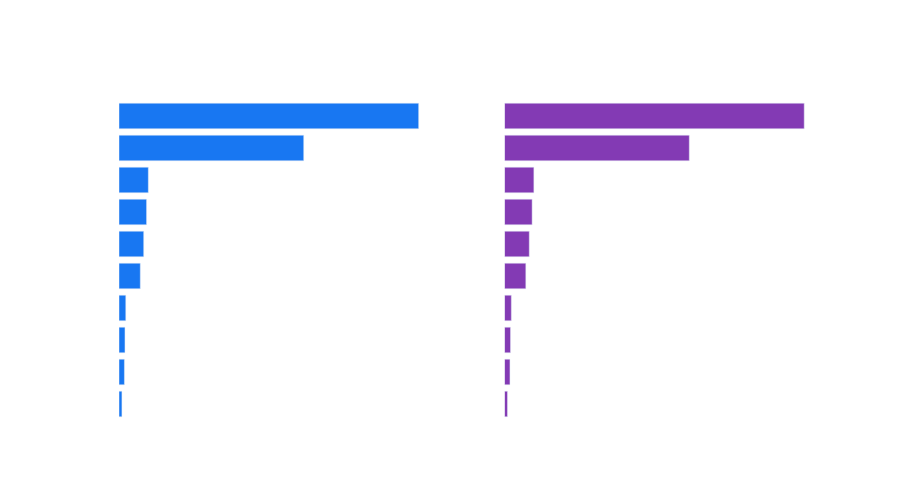

The notebook cell this image was saved under:
### Code cell
if fi_ps is not None and fi_er is not None:
    fig = make_subplots(rows=1, cols=2,
                        subplot_titles=["Drives Performance Score",
                                        "Drives Engagement Rate"])
    top_ps = fi_ps.head(10)
    top_er = fi_er.head(10)
    fig.add_trace(go.Bar(x=top_ps["Importance"], y=top_ps["Feature"],
        orientation="h", marker_color=BRAND_BLUE,
        text=top_ps["Importance"].round(4), textposition="outside"
    ), row=1, col=1)
    fig.add_trace(go.Bar(x=top_er["Importance"], y=top_er["Feature"],
        orientation="h", marker_color=BRAND_PURPLE,
        text=top_er["Importance"].round(4), textposition="outside"
    ), row=1, col=2)
    fig.update_layout(
        title="Feature Importance — Full Model",
        showlegend=False,
        plot_bgcolor="rgba(0,0,0,0)", paper_bgcolor="rgba(0,0,0,0)",
        font_color="rgba(255,255,255,0.8)",
        yaxis=dict(categoryorder="total ascending"),
        yaxis2=dict(categoryorder="total ascending"), height=500
    )
    fig.show()

### Figure 1 — Plotly figure (JSON) as saved in the notebook; plotly's stock layout.template omitted (floating-point values rounded to 4 significant figures)
{"data": [{"marker": {"color": "#1877F2"}, "orientation": "h", "text": [0.4813, 0.2967, 0.0471, 0.0443, 0.0397, 0.0342, 0.0109, 0.0096, 0.0087, 0.0047], "textposition": "outside", "type": "bar", "x": [0.4813, 0.2967, 0.0471, 0.0443, 0.0397, 0.0342, 0.0109, 0.0096, 0.0087, 0.0047], "xaxis": "x", "y": ["reach", "likes", "views", "shares", "saves", "comments", "weekday_Thursday", "month_November", "post_type_IG reel", "month_July"], "yaxis": "y"}, {"marker": {"color": "#833AB4"}, "orientation": "h", "text": [0.4813, 0.2967, 0.0471, 0.0443, 0.0397, 0.0342, 0.0109, 0.0096, 0.0087, 0.0047], "textposition": "outside", "type": "bar", "x": [0.4813, 0.2967, 0.0471, 0.0443, 0.0397, 0.0342, 0.0109, 0.0096, 0.0087, 0.0047], "xaxis": "x2", "y": ["reach", "likes", "views", "shares", "saves", "comments", "weekday_Thursday", "month_November", "post_type_IG reel", "month_July"], "yaxis": "y2"}], "layout": {"annotations": [{"font": {"size": 16}, "showarrow": false, "text": "Drives Performance Score", "x": 0.225, "xanchor": "center", "xref": "paper", "y": 1, "yanchor": "bottom", "yref": "paper"}, {"font": {"size": 16}, "showarrow": false, "text": "Drives Engagement Rate", "x": 0.775, "xanchor": "center", "xref": "paper", "y": 1, "yanchor": "bottom", "yref": "paper"}], "font": {"color": "rgba(255,255,255,0.8)"}, "height": 500, "paper_bgcolor": "rgba(0,0,0,0)", "plot_bgcolor": "rgba(0,0,0,0)", "showlegend": false, "title": {"text": "Feature Importance — Full Model"}, "xaxis": {"anchor": "y", "domain": [0, 0.45]}, "xaxis2": {"anchor": "y2", "domain": [0.55, 1]}, "yaxis": {"anchor": "x", "categoryorder": "total ascending", "domain": [0, 1]}, "yaxis2": {"anchor": "x2", "categoryorder": "total ascending", "domain": [0, 1]}}}
